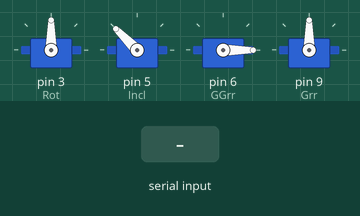
A sketch run on a simulated Arduino Uno, built with avr-gcc and run on an emulated ATmega328P. On the bench: 4 × servo. Inputs (shaded band) come from the test bench.

Above: at 1.2 s.
1.3 s: "q" received over Serial
At 2.6 s:
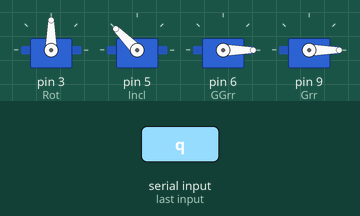
2.9 s: "r" received over Serial
At 3.9 s:
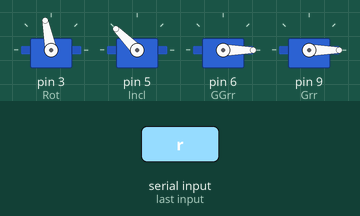
4.5 s: "p" received over Serial
At 5.1 s:
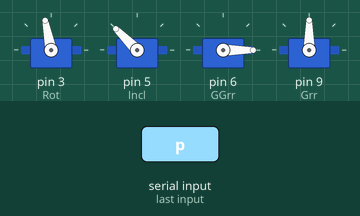
6.1 s: "l" received over Serial
At 7.4 s:
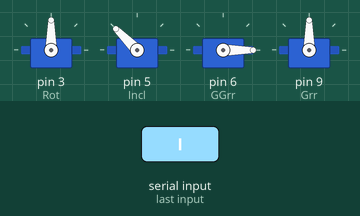
7.7 s: "l" received over Serial
At 8.7 s:
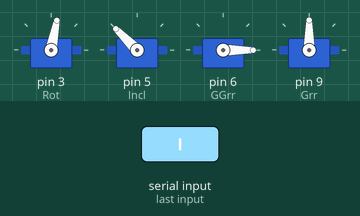
9.3 s: "q" received over Serial
At 9.9 s:
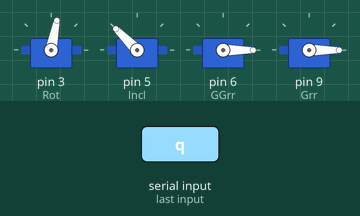
Timing chart, 0 to 11.9 s (numbered marks = the images above; inputs shaded):
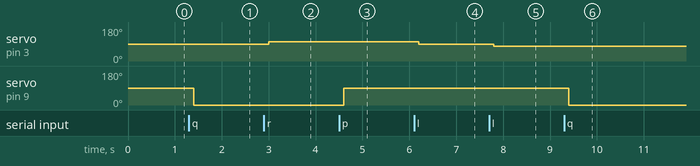

Measured:
- after the input at 1.3 s, servo on pin 9 (Grr): 90° → 0° after 0.10 s
- after the input at 2.9 s, servo on pin 3 (Rot): 90° → 101° after 0.10 s
- after the input at 4.5 s, servo on pin 9 (Grr): 0° → 90° after 0.10 s
- after the input at 6.1 s, servo on pin 3 (Rot): 101° → 90° after 0.10 s
- after the input at 7.7 s, servo on pin 3 (Rot): 90° → 79° after 0.10 s
- after the input at 9.3 s, servo on pin 9 (Grr): 90° → 0° after 0.10 s

The sketch:

CtrlBrz-Bluetooth.ino
```cpp
#include <Servo.h>

/* Apodos de los servomotores (Brazo robótico):
 * Rot - Rotación del brazo
 * Incl - Inclinación del brazo
 * GGrr - Giro de la garra
 * Grr - Control de garra (Abrir/Cerrar)*/

Servo Rot,Incl,GGrr,Grr;

// Varibles para controlar los ángulos de cada servomotor
int SMRot,SMIncl,SMGGrr;

// Variable del caracter recibio de Python
char DePy;

void setup(){
  //Frecuencia de comunicación con python
  Serial.begin(9600);

  //Activando servomotores
  /*Rot.attach(3,900,2100);  //Pin 3 (PWM)
  Incl.attach(5,900,2100); //Pin 5 (PWM)
  GGrr.attach(6,900,2100); //Pin 6 (PWM)
  Grr.attach(9,900,2100);  //Pin 9 (PWM)
  */

  Rot.attach(3);  //Pin 3 (PWM)
  Incl.attach(5); //Pin 5 (PWM)
  GGrr.attach(6); //Pin 6 (PWM)
  Grr.attach(9);  //Pin 9 (PWM)

  /*//Leyendo la posición actual de cada servomotor
  SMRot = Rot.read();
  SMIncl = Incl.read();
  SMGGrr = GGrr.read();
  SMGrr = Grr.read();*/

  //Colocando en una posición Default a los servomotores
  SMRot = 90;
  Rot.write(SMRot);
  SMIncl = 135;
  Incl.write(SMIncl);
  SMGGrr = 0;
  GGrr.write(SMGGrr);
  Grr.write(90);
}

void loop() {
  while(Serial.available()) {
    if(Serial.available() > 0) {
      //Leyendo de Python
      DePy = Serial.read();
      delay(100);

      // ============== ACCIONES DE LA GARRA
      if(DePy == 'd'){
        //Rotación izq - Garra
        if(SMGGrr <= 168){
          SMGGrr+=12;
          GGrr.write(SMGGrr);
        }
      }

      if(DePy == 'a'){
        //Rotación der - Garra
        if(SMGGrr >= 12){
          SMGGrr-=12;
          GGrr.write(SMGGrr);
        }
      }

      if(DePy == 'q'){
        //ABRIR - Garra
        Grr.write(0);
      }

      if(DePy == 'p'){
        //CERRAR - Garra
        Grr.write(90);
      }

      // ============== ACCIONES DEL BRAZO
      if(DePy == 's'){
        //Rotación Abajo - Brazo
        if(SMIncl <= 126){
          SMIncl+=9;
          Incl.write(SMIncl);
        }
      }

      if(DePy == 'w'){
        //Rotación Arriba - Brazo
        if(SMIncl >= 18){
          SMIncl-=9;
          Incl.write(SMIncl);
        }
      }

      if(DePy == 'r'){
        //Rotación izq - Brazo
        if(SMRot <= 165){
          SMRot+=11;
          Rot.write(SMRot);
        }
      }

      if(DePy == 'l'){
        //Rotación Der - Brazo
        if(SMRot >= 30){
          SMRot-=11;
          Rot.write(SMRot);
        }
      }
    }
  }
}
```
